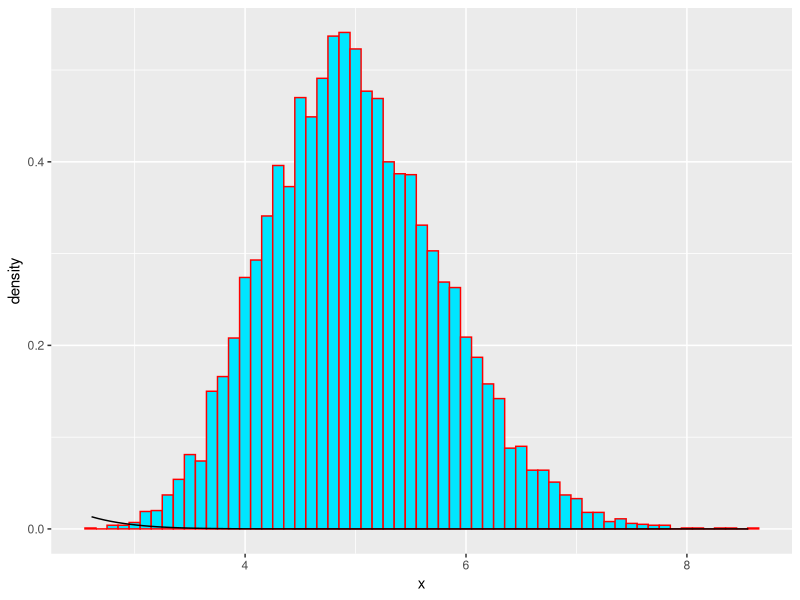

Source code (R):
## ---- chunk 1
data(iris)  # Load data
lm(iris)    # Make a lineal regression
## ---- chunk 2
lambda = 0.2           # lambda for all simulations
n = 40                 # number of exponential random variables
nsims = 1:10000        # number of simulated averages
set.seed(901)
means <- data.frame(x=sapply(nsims,function(x) {mean(rexp(n,lambda))})) # necessary means
head(means,2)          # show the results
str(means)             # See a summary of the results
## ---- chunk 3
fit <- lm(iris)   # Work with real data
confint(fit)      # Identify intercepts and others
summary(fit$residuals)
## ---- chunk 4
library(ggplot2)
ggplot(data = means, aes(x = x)) +
geom_histogram(aes(y=..density..), fill = I('#00e6ff'),
binwidth = 0.1, color = I('red')) +
stat_function(fun = dnorm, arg = list(mean = 5, sd = sd(means$x)))
